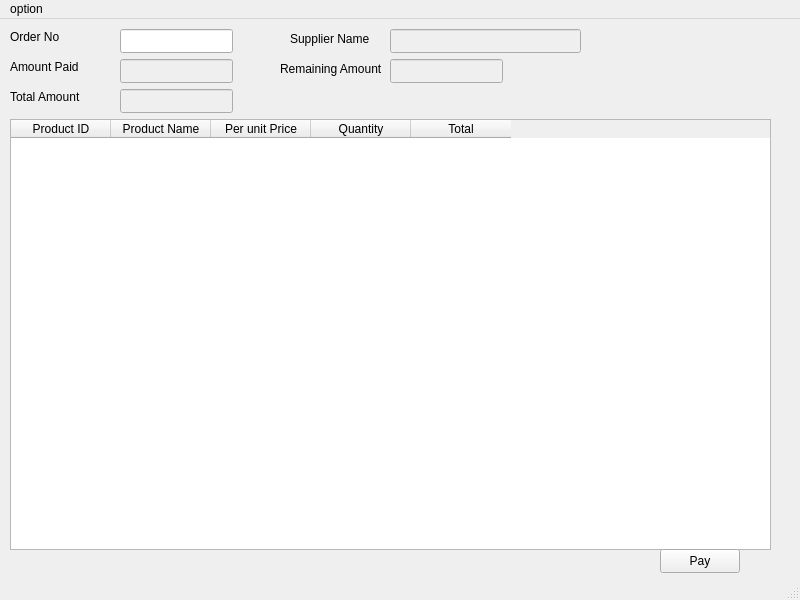
<?xml version="1.0" encoding="UTF-8"?>
<ui version="4.0">
 <class>MainWindow</class>
 <widget class="QMainWindow" name="MainWindow">
  <property name="geometry">
   <rect>
    <x>0</x>
    <y>0</y>
    <width>800</width>
    <height>600</height>
   </rect>
  </property>
  <property name="windowTitle">
   <string>MainWindow</string>
  </property>
  <widget class="QWidget" name="centralwidget">
   <widget class="QLabel" name="label_5">
    <property name="geometry">
     <rect>
      <x>10</x>
      <y>70</y>
      <width>81</width>
      <height>16</height>
     </rect>
    </property>
    <property name="text">
     <string>Total Amount</string>
    </property>
   </widget>
   <widget class="QLabel" name="label_3">
    <property name="geometry">
     <rect>
      <x>10</x>
      <y>10</y>
      <width>71</width>
      <height>16</height>
     </rect>
    </property>
    <property name="text">
     <string>Order No</string>
    </property>
   </widget>
   <widget class="QLabel" name="label_2">
    <property name="geometry">
     <rect>
      <x>10</x>
      <y>40</y>
      <width>71</width>
      <height>16</height>
     </rect>
    </property>
    <property name="text">
     <string>Amount Paid</string>
    </property>
   </widget>
   <widget class="QLineEdit" name="lineEdit_9">
    <property name="enabled">
     <bool>false</bool>
    </property>
    <property name="geometry">
     <rect>
      <x>390</x>
      <y>40</y>
      <width>113</width>
      <height>24</height>
     </rect>
    </property>
    <property name="text">
     <string/>
    </property>
   </widget>
   <widget class="QLineEdit" name="lineEdit_4">
    <property name="enabled">
     <bool>false</bool>
    </property>
    <property name="geometry">
     <rect>
      <x>120</x>
      <y>70</y>
      <width>113</width>
      <height>24</height>
     </rect>
    </property>
   </widget>
   <widget class="QLabel" name="label_10">
    <property name="geometry">
     <rect>
      <x>280</x>
      <y>40</y>
      <width>101</width>
      <height>20</height>
     </rect>
    </property>
    <property name="text">
     <string>Remaining Amount</string>
    </property>
   </widget>
   <widget class="QLineEdit" name="lineEdit_3">
    <property name="enabled">
     <bool>false</bool>
    </property>
    <property name="geometry">
     <rect>
      <x>120</x>
      <y>40</y>
      <width>113</width>
      <height>24</height>
     </rect>
    </property>
   </widget>
   <widget class="QLineEdit" name="lineEdit_2">
    <property name="enabled">
     <bool>false</bool>
    </property>
    <property name="geometry">
     <rect>
      <x>390</x>
      <y>10</y>
      <width>191</width>
      <height>24</height>
     </rect>
    </property>
   </widget>
   <widget class="QLineEdit" name="lineEdit">
    <property name="enabled">
     <bool>true</bool>
    </property>
    <property name="geometry">
     <rect>
      <x>120</x>
      <y>10</y>
      <width>113</width>
      <height>24</height>
     </rect>
    </property>
   </widget>
   <widget class="QTableWidget" name="tableWidget">
    <property name="geometry">
     <rect>
      <x>10</x>
      <y>100</y>
      <width>761</width>
      <height>431</height>
     </rect>
    </property>
    <property name="sizePolicy">
     <sizepolicy hsizetype="Expanding" vsizetype="Expanding">
      <horstretch>0</horstretch>
      <verstretch>0</verstretch>
     </sizepolicy>
    </property>
    <property name="minimumSize">
     <size>
      <width>761</width>
      <height>431</height>
     </size>
    </property>
    <property name="sortingEnabled">
     <bool>false</bool>
    </property>
    <column>
     <property name="text">
      <string>Product ID</string>
     </property>
    </column>
    <column>
     <property name="text">
      <string>Product Name</string>
     </property>
    </column>
    <column>
     <property name="text">
      <string>Per unit Price</string>
     </property>
    </column>
    <column>
     <property name="text">
      <string>Quantity</string>
     </property>
    </column>
    <column>
     <property name="text">
      <string>Total</string>
     </property>
    </column>
   </widget>
   <widget class="QLabel" name="label_4">
    <property name="geometry">
     <rect>
      <x>290</x>
      <y>10</y>
      <width>91</width>
      <height>20</height>
     </rect>
    </property>
    <property name="text">
     <string>Supplier Name</string>
    </property>
   </widget>
   <widget class="QPushButton" name="pushButton">
    <property name="geometry">
     <rect>
      <x>660</x>
      <y>530</y>
      <width>80</width>
      <height>24</height>
     </rect>
    </property>
    <property name="text">
     <string>Pay</string>
    </property>
   </widget>
  </widget>
  <widget class="QMenuBar" name="menubar">
   <property name="geometry">
    <rect>
     <x>0</x>
     <y>0</y>
     <width>800</width>
     <height>21</height>
    </rect>
   </property>
   <widget class="QMenu" name="menuoption">
    <property name="title">
     <string>option</string>
    </property>
    <addaction name="actionadd"/>
   </widget>
   <addaction name="menuoption"/>
  </widget>
  <widget class="QStatusBar" name="statusbar"/>
  <action name="actionadd">
   <property name="text">
    <string>add</string>
   </property>
  </action>
 </widget>
 <resources/>
 <connections/>
</ui>
